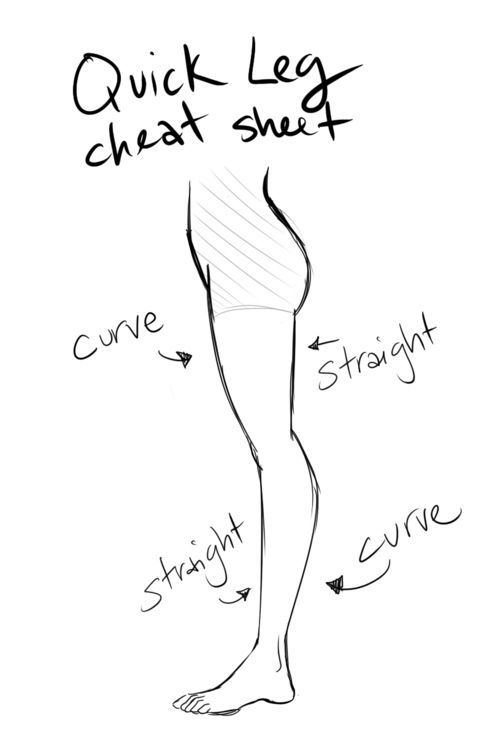
#> input picture Data/diagram1.jpg, 500 x 750 px
$ jupyter execute '9) Binarize Image-1.ipynb'
#> lines starting #> are read from the running program, lines starting #| are printed output that depends on the picture; after the words box and inside, x2 and y2 are one past the last pixel; in counts of white or black regions, pixels touching at a corner belong together
[cell 1]
import cv2
from matplotlib import pyplot as plt
plt.rcParams["figure.figsize"] = (25,10)

[cell 2]
img_name = 'diagram1.jpg'
img = cv2.imread('Data/'+ img_name, cv2.IMREAD_GRAYSCALE)
#> img is the input picture: shape (750, 500); min 0, max 255, mean 247.4
plt.imshow(img, cmap='Greys_r')
plt.show()

[cell 3]
th1 = cv2.adaptiveThreshold(img,255,cv2.ADAPTIVE_THRESH_MEAN_C, cv2.THRESH_BINARY,11,2)
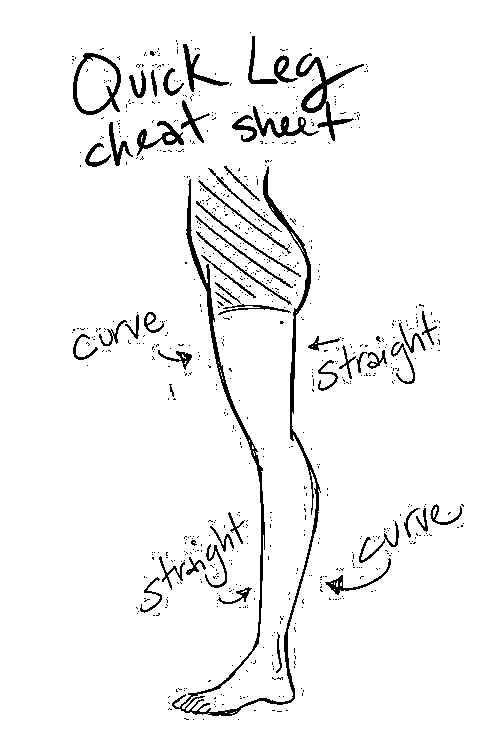
#> th1: shape (750, 500); 95.4% white; 795 black regions (742 under 20 px), largest, box (x1, y1, x2, y2) and area: (172, 166, 321, 716) 4669, (296, 53, 364, 141) 1153, (73, 53, 121, 115) 722
th2 = cv2.adaptiveThreshold(img,255,cv2.ADAPTIVE_THRESH_GAUSSIAN_C, cv2.THRESH_BINARY,11,2)
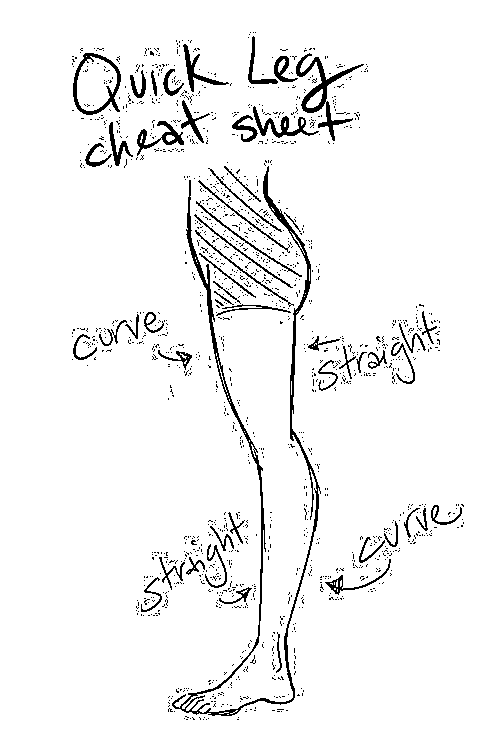
#> th2: shape (750, 500); 95.3% white; black in thin lines or dots, all inside (x1, y1, x2, y2) = (72, 32, 464, 720)
